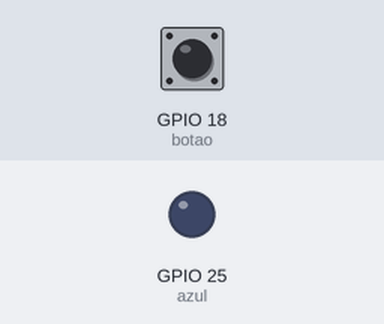
A program run on a simulated Raspberry Pi (BCM pin numbers). On the bench: output pins drawn as LEDs (lit = HIGH). The test bench sets the inputs (shaded band); at power-on: GPIO 18 (botao) HIGH. The camera gives no picture and a still takes 0.5 s; what the program prints to the terminal is not drawn.

Above: at 2.2 s.
2.3 s: GPIO 18 (botao) pulled LOW for 0.15 s
At 2.7 s:
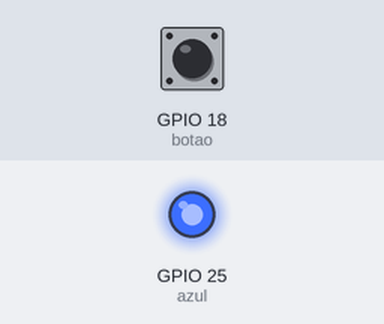
Timing chart, 0 to 5.3 s (numbered marks = the images above; inputs shaded):
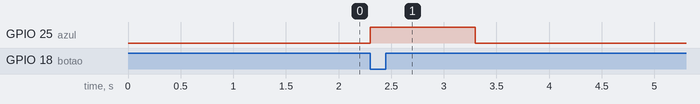

The program:

gpio_ex2.py
```python
from picamera import PiCamera
from gpiozero import Button, LED
from time import sleep
from signal import pause

camera = PiCamera()

botao = Button (18)

azul = LED (25)

def fotografar():
	camera.capture ("foto.jpg")
	print ("Foto capturada")

def ligarled():
	azul.on()
	sleep (1)
	azul.off()

sleep (1)
print ("Iniciando programa de captura de imagens")

botao.when_pressed = ligarled
botao.when_released = fotografar

pause()
```

Measured:
- after the input at 2.3 s, GPIO 25 (azul): LOW → HIGH at once, → LOW 1.0 s later
